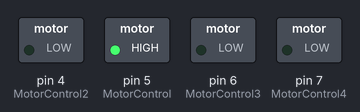
This sketch was run on a simulated Arduino Uno, built with avr-gcc and run on an emulated ATmega328P. Shown: switched loads named in the sketch (green lamp = pin HIGH).

Above: at 1.3 s.
At 3.2 s:
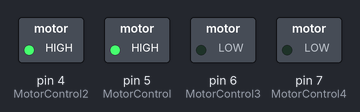
Timing chart, 0 to 4.3 s (numbered marks = the images above):
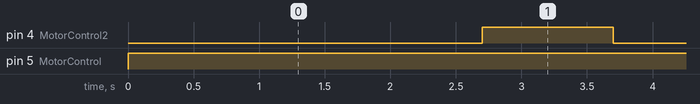

Measured:
- by itself, pin 4 (MotorControl2): alternates HIGH for 1.0 s and LOW for 2.7 s
- by itself, pin 5 (MotorControl): LOW → HIGH at 0.00 s

The sketch:

relayshieldtest.ino
```cpp
int MotorControl = 5;    // Digital Arduino Pin used to control the motor
int MotorControl2 = 4;
int MotorControl3 = 6;    // Digital Arduino Pin used to control the motor
int MotorControl4 = 7;

// the setup routine runs once when you press reset:
void setup()  {
  pinMode(MotorControl, OUTPUT); // declare pin 5 to be an output:
  pinMode(MotorControl2, OUTPUT);
  pinMode(MotorControl3, OUTPUT);
  pinMode(MotorControl4, OUTPUT);
}

// the loop routine runs over and over again forever:
void loop()  {
  // NO3 and COM3 Connected (the motor is running)
  digitalWrite(MotorControl,HIGH); // wait 1000 milliseconds (1 second)
  digitalWrite(MotorControl2,LOW);
  delay(2700); // wait 1000 milliseconds (1 second)
  // NO3 and COM3 Disconnected (the motor is not running)
  digitalWrite(MotorControl,HIGH);
  digitalWrite(MotorControl2,HIGH);
  delay(1000); // wait 1000 milliseconds (1 second)
}
```
